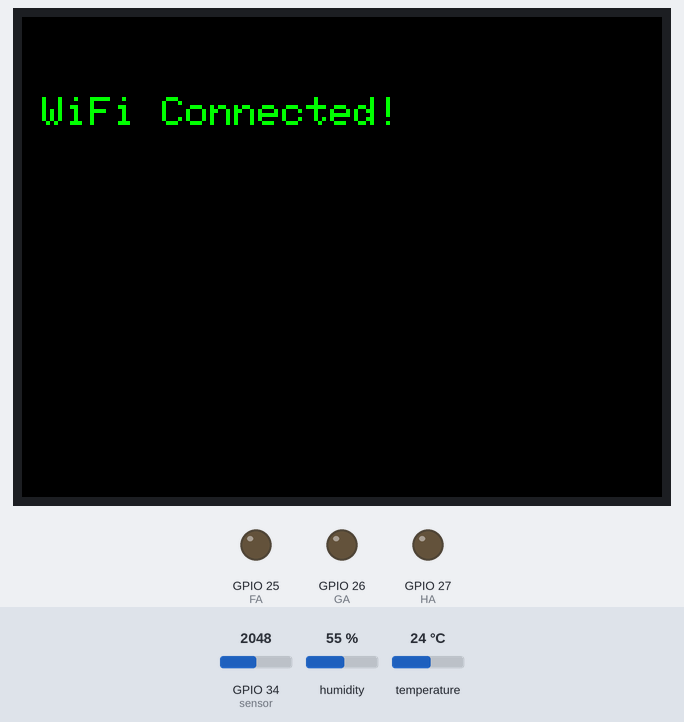
This sketch was run on a simulated ESP32. Shown: 320×240 colour display, output pins drawn as LEDs (lit = HIGH). The test bench sets the inputs (shaded band); at power-on: GPIO 34 (sensor) = 2048, humidity 55 %, temperature 24 °C. WiFi joins after 1.5 s; servers stay silent unless stated; uploads are accepted with an empty reply; what the sketch prints to the serial monitor is not drawn.

Above: at 2.1 s.
At 30.2 s:
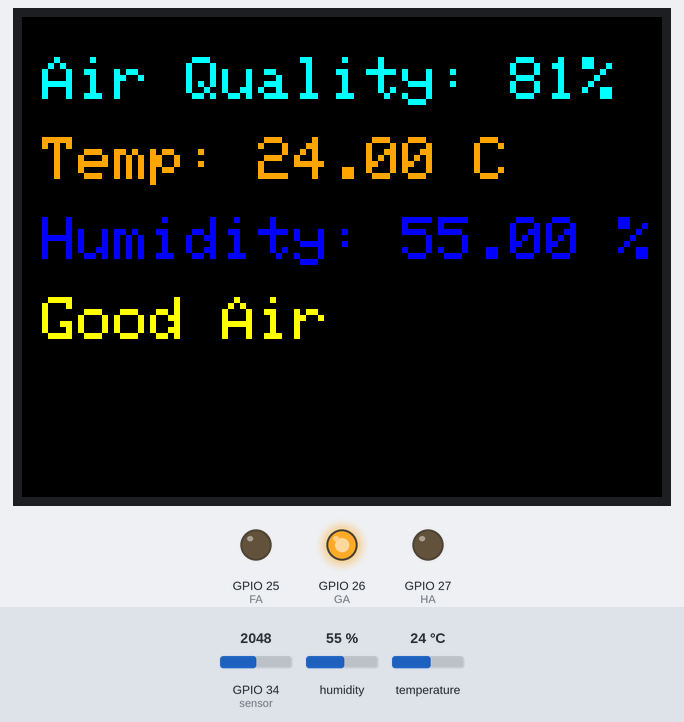
At 120.2 s:
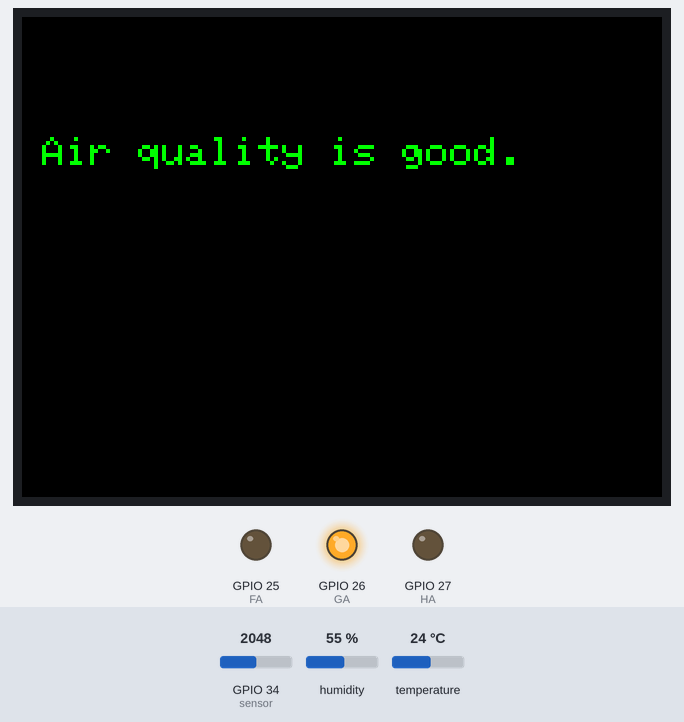
Timing chart, 0 to 121.7 s (numbered marks = the images above):
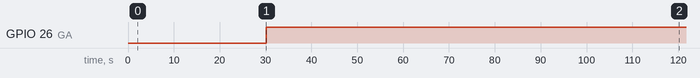

The sketch:

Air_Quality.ino
```cpp
#include <WiFi.h>
#include <HTTPClient.h>
#include <DHT.h>
#include <Adafruit_GFX.h>
#include <Adafruit_ILI9341.h>

// Define pins for LED indicators
#define FA 25
#define GA 26
#define HA 27

// Define TFT display pins
#define TFT_CS     5   // Chip select pin
#define TFT_RST    4   // Reset pin
#define TFT_DC     13  // Data/Command pin

// Wi-Fi credentials
const char* ssid = "Sense Semi";        // WiFi SSID
const char* password = "SSIT@504";      // WiFi Password

// Cloud server URL (Update with your cloud server endpoint)
const char* serverUrl = "https://hackthon.sensesemi.in/air-system/update";

// DHT11 sensor setup
#define DHTPIN 32                       // Pin connected to the DHT11 sensor
#define DHTTYPE DHT11                   // Type of DHT sensor (DHT11)
DHT dht(DHTPIN, DHTTYPE);               // Create DHT object

// TFT display object creation
Adafruit_ILI9341 tft = Adafruit_ILI9341(TFT_CS, TFT_DC, TFT_RST);

// Timing variables
unsigned long lastTime = 0;             // Last time data was updated
const unsigned long updateInterval = 30 * 1000; // 30 seconds interval for updates
int currentSlide = 0;                   // Variable to track the current slide for the display

void setup() {
  Serial.begin(9600);

  // Initialize pins for LEDs as OUTPUT
  pinMode(FA, OUTPUT);
  pinMode(GA, OUTPUT);
  pinMode(HA, OUTPUT);

  // Initialize TFT display
  tft.begin();
  tft.setRotation(3);   // Set display rotation (landscape mode)
  tft.fillScreen(ILI9341_BLACK);   // Clear the screen
  tft.setTextColor(ILI9341_WHITE);
  tft.setTextSize(2);
  tft.setCursor(10, 10);
  tft.println("TFT Initialized");

  // Initialize DHT11 sensor
  dht.begin();

  // Connect to Wi-Fi
  WiFi.begin(ssid, password);
  while (WiFi.status() != WL_CONNECTED) {
    Serial.println("Connecting to WiFi...");
    tft.fillScreen(ILI9341_BLACK);  // Clear screen for update
    tft.setCursor(10, 40);
    tft.setTextColor(ILI9341_RED);
    tft.println("Connecting WiFi...");
    delay(500);
  }

  // Display Wi-Fi connection status on TFT
  tft.fillScreen(ILI9341_BLACK);
  tft.setCursor(10, 40);
  tft.setTextColor(ILI9341_GREEN);
  tft.println("WiFi Connected!");
  Serial.println("Connected to WiFi");
}

void loop() {
  unsigned long currentTime = millis();
  if (currentTime - lastTime > updateInterval) {
    lastTime = currentTime;  // Update last time variable

    // Air quality monitoring (using MQ135 sensor)
    int mq135Value = analogRead(34);  // Read analog value from MQ135 sensor
    int airQualityPercentage = map(mq135Value, 0, 2500, 0, 100);  // Map value to percentage
    airQualityPercentage = constrain(airQualityPercentage, 0, 100);  // Constrain between 0 and 100

    // Read temperature and humidity from DHT11 sensor
    float temperature = dht.readTemperature();  // Read temperature in Celsius
    float humidity = dht.readHumidity();        // Read humidity in percentage

    // Slide mechanism for TFT display
    tft.fillScreen(ILI9341_BLACK);  // Clear the screen for new data

    switch (currentSlide) {
      case 0:  // Display air quality, temperature, and humidity on the first slide
        tft.setCursor(10, 20);
        tft.setTextSize(3);
        tft.setTextColor(ILI9341_CYAN);
        tft.print("Air Quality: ");
        tft.print(airQualityPercentage);
        tft.print("%");

        tft.setCursor(10, 60);
        tft.setTextSize(3);
        tft.setTextColor(ILI9341_ORANGE);
        tft.print("Temp: ");
        tft.print(temperature);
        tft.print(" C");

        tft.setCursor(10, 100);
        tft.setTextSize(3);
        tft.setTextColor(ILI9341_BLUE);
        tft.print("Humidity: ");
        tft.print(humidity);
        tft.print(" %");

        // LED indicators for air quality levels
        tft.setCursor(10, 140);
        if (airQualityPercentage < 60) {  // Healthy air
          digitalWrite(FA, HIGH);
          digitalWrite(GA, LOW);
          digitalWrite(HA, LOW);
          tft.setTextColor(ILI9341_GREEN);
          tft.print("Healthy Air");
        } else if (airQualityPercentage >= 60 && airQualityPercentage < 90) {  // Good air
          digitalWrite(FA, LOW);
          digitalWrite(GA, HIGH);
          digitalWrite(HA, LOW);
          tft.setTextColor(ILI9341_YELLOW);
          tft.print("Good Air");
        } else {  // Unhealthy air
          digitalWrite(FA, LOW);
          digitalWrite(GA, LOW);
          digitalWrite(HA, HIGH);
          tft.setTextColor(ILI9341_RED);
          tft.print("UnHealthy Air");
        }
        break;

      case 1:  // Display precautionary measures when air quality is hazardous
        if (airQualityPercentage >= 90) {  // Show precautions for unhealthy air
          tft.setCursor(10, 20);
          tft.setTextSize(3);
          tft.setTextColor(ILI9341_RED);
          tft.println("Precautions!");

          tft.setCursor(10, 60);
          tft.setTextSize(2);
          tft.setTextColor(ILI9341_MAGENTA);
          tft.println("1. Stay indoors.");
          tft.setCursor(10, 90);
          tft.println("2. Use air purifiers.");
          tft.setCursor(10, 120);
          tft.println("3. Wear masks outside.");
          tft.setCursor(10, 150);
          tft.println("4. Avoid intense exercise.");
          tft.setCursor(10, 180);
          tft.println("5. Close windows & doors.");
        } else {  // Display a message when air quality is fine
          tft.setCursor(10, 60);
          tft.setTextSize(2);
          tft.setTextColor(ILI9341_GREEN);
          tft.println("Air quality is good.");
        }
        break;
    }

    // Cycle between two slides
    currentSlide = (currentSlide + 1) % 2;

    // Push data to cloud server
    if (WiFi.status() == WL_CONNECTED) {
      HTTPClient http;
      http.begin(serverUrl);  // Initialize HTTP connection
      http.addHeader("Content-Type", "application/json");  // Set content type as JSON

      // Create JSON payload for data transmission
      String jsonPayload = "{";
      jsonPayload += "\"appId\":\"maneeesh\",";
      jsonPayload += "\"quality\":" + String(airQualityPercentage) + ",";
      jsonPayload += "\"temp\":" + String(temperature) + ",";
      jsonPayload += "\"humidity\":" + String(humidity);
      jsonPayload += "}";

      // Send HTTP POST request
      int httpResponseCode = http.POST(jsonPayload);

      if (httpResponseCode > 0) {
        Serial.println("Data sent to cloud successfully.");
        Serial.println(http.getString());  // Print server response
      } else {
        Serial.println("Error sending data to cloud.");
        Serial.println(httpResponseCode);
      }

      // End HTTP connection
      http.end();
    } else {
      Serial.println("WiFi Disconnected, cannot send data.");
    }
  }
}
```

Measured:
- by itself, GPIO 26 (GA): LOW → HIGH at 30.1 s
- what the display in image 0 shows lasts 28.1 s, from 2.0 s to 30.1 s
- what the display in image 1 shows lasts 30.0 s, from 30.1 s to 60.1 s
